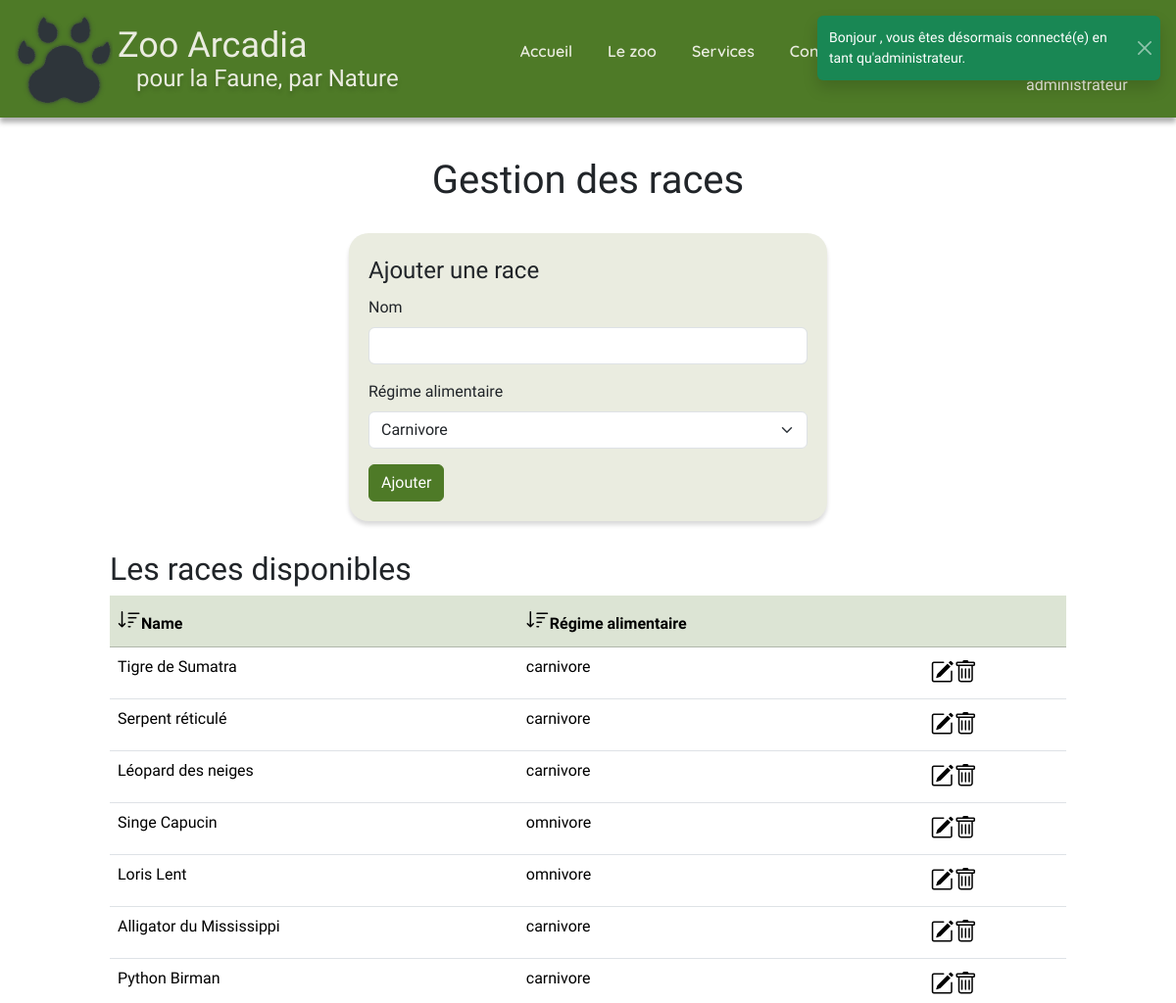
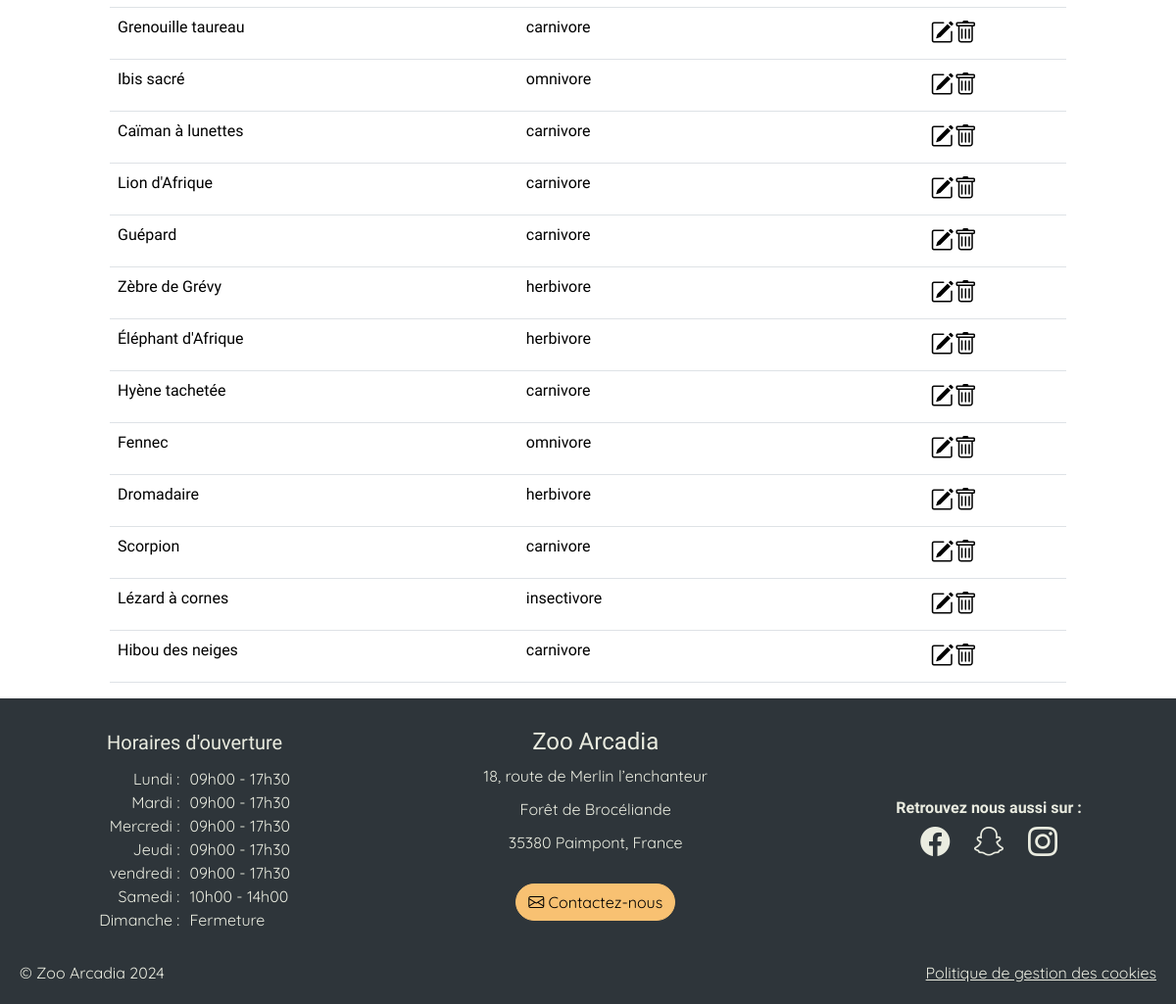
The page /admBreeds/view (signed in) on the database its author committed (2 pictures, top to bottom).
### tables this page shows
CREATE TABLE breed(
   id INT AUTO_INCREMENT,
   name VARCHAR(50),
   diet VARCHAR(50) NOT NULL,
   PRIMARY KEY(id)
);

CREATE TABLE opening (
    id INT AUTO_INCREMENT PRIMARY KEY,
    day_name VARCHAR(10) NOT NULL,        
    opening_hour INT NOT NULL,  
    opening_minute INT NOT NULL, 
    closing_hour INT NOT NULL,    
    closing_minute INT NOT NULL,  
    closure BOOLEAN        
);

### app/Database/DbUtils.php (called while the page is built, shortened)
<?php
class DbUtils
{
    static ?PDO $pdo = null;
    public static function getPdo(): PDO
    {
        if (self::$pdo !== null) {
            return self::$pdo;
        }
        self::$pdo = new \PDO(self::getDSN(), self::getUser(), self::getPassword());
        return self::$pdo;
    }
    private static function getEnv($key, $default = null)
    {
        $value = getenv($key);
        return $default;
    }
    public static function getDSN()
    {
        $host = 'mysql';
        $dbname = self::getEnv('MYSQL_DATABASE');
        $port = '3306';
        return "mysql:host={$host};dbname={$dbname};port={$port}";
    }
    public static function getUser()
    {
        return self::getEnv('MYSQL_USER');
    }
    public static function getPassword()
    {
        return self::getEnv('MYSQL_PASSWORD');
    }
}

### app/Views/admBreeds.php (the view, shortened to what this page needs)
<?php
$query = DbUtils::getPdo()->query('SELECT * FROM dietary ORDER BY name ASC');
$diets = $query->fetchAll(\PDO::FETCH_ASSOC);
?>
    <div class="container-fluid col-12 col-md-10 adm">
        <h1>Gestion des races</h1>
        <form method="post" action="" id="admForm" class="container-fluid col-12 col-lg-6 col-md-10" enctype="multipart/form-data">
            <fieldset>
            <legend>Ajouter une race</legend>
                <div class="mb-3">
                    <label for="name" class="form-label">Nom</label>
                    <input type="text" class="form-control" id="name" name="name" maxlength="50" required>
                </div>
                <div class="mb-3">
                    <label for="diet" class="form-label">Régime alimentaire</label>
                    <div class="d-flex align-items-center">
                        <select class="form-select" name="diet">
                            <?php foreach ($diets as $diet) {
                                    echo '<option value="' . $diet['id'] . '">' . $diet['name'] . '</option>';
                                }
                            ?>
                        </select>
                    </div>
                </div>
            </fieldset>
            <button type="submit" id="addBreedButton" class="btn btn-primary">Ajouter</button>
        </form>
        <h2>Les races disponibles</h2>
        <div class="table-responsive">
            <table id="list-breed"  class="table table-hover table-responsive">
                <thead>
                    <tr class="table-primary ">
                        <th><i id="sort-icon-name" class="bi bi-sort-down"></i>Name</th>
                        <th><i id="sort-icon-diet" class="bi bi-sort-down"></i>Régime alimentaire</th>
                        <th></th>
                    </tr>
                </thead>
                <tbody >
                    <?php
                    $query = DbUtils::getPdo()->query('SELECT * FROM breed');
                    $breeds = $query->fetchAll(\PDO::FETCH_ASSOC);
                    foreach ($breeds as $breed) {
                        echo '<tr data-id="' . $breed['id'] . '">';
                        echo '<td>' . $breed['name'] . '</td>';
                        echo '<td>' . $breed['diet'] . '</td>';
                        echo '<td class="icon-cell">'
                            . '<i class="bi bi-pencil-square"></i>'
                            . '<i class="bi bi-trash" data-id="' . $breed['id'] . '"></i>'
                            .'<i class="bi bi-x-circle hidden"></i>'
                            . '<i class="bi bi-floppy hidden"></i>'
                            . '</td>';
                        echo '</tr>';
                    }
                    ?>
                </tbody>
            </table>
        </div>
    </div>

### app/Views/templates/opening.php (shortened to what this page needs)
<?php
$query = DbUtils::getPdo()->query('SELECT * FROM opening');
$days = $query->fetchAll(\PDO::FETCH_ASSOC);
?>
<div id="opening-time">
    <div id="day">
        <div>Lundi :</div>
        <div>Mardi :</div>
        <div>Mercredi :</div>
        <div>Jeudi :</div>
        <div>vendredi :</div>
        <div>Samedi :</div>
        <div>Dimanche :</div>
    </div>
    <div id="opening-hours">
        <?php
            foreach ($days as $day){
                if($day['closure']){
                   echo "<div>Fermeture</div>";
                } else {
                    echo "<div>"
                    .sprintf('%02d', $day['opening_hour'])
                    ."h".sprintf('%02d', $day['opening_minute'])
                    ." - "
                    .sprintf('%02d', $day['closing_hour'])
                    ."h".sprintf('%02d', $day['closing_minute'])
                    ."</div>";
                }
            }
        ?>
    </div>
</div>

### rows shown on the page
breed: name "Tigre de Sumatra", diet "carnivore"
breed: name "Serpent réticulé", diet "carnivore"
breed: name "Léopard des neiges", diet "carnivore"
breed: name "Singe Capucin", diet "omnivore"
breed: name "Loris Lent", diet "omnivore"
breed: name "Alligator du Mississippi", diet "carnivore"
breed: name "Python Birman", diet "carnivore"
breed: name "Grenouille taureau", diet "carnivore"
breed: name "Ibis sacré", diet "omnivore"
breed: name "Caïman à lunettes", diet "carnivore"
breed: name "Lion d'Afrique", diet "carnivore"
breed: name "Guépard", diet "carnivore"
breed: name "Zèbre de Grévy", diet "herbivore"
breed: name "Éléphant d'Afrique", diet "herbivore"
breed: name "Hyène tachetée", diet "carnivore"
breed: name "Fennec", diet "omnivore"
breed: name "Dromadaire", diet "herbivore"
breed: name "Scorpion", diet "carnivore"
breed: name "Lézard à cornes", diet "insectivore"
breed: name "Hibou des neiges", diet "carnivore"
opening: opening_hour "09", opening_minute "00", closing_hour "17", closing_minute "30"
opening: opening_hour "09", opening_minute "00", closing_hour "17", closing_minute "30"
opening: opening_hour "09", opening_minute "00", closing_hour "17", closing_minute "30"
opening: opening_hour "09", opening_minute "00", closing_hour "17", closing_minute "30"
opening: opening_hour "09", opening_minute "00", closing_hour "17", closing_minute "30"
opening: opening_hour "10", opening_minute "00", closing_hour "14", closing_minute "00"
opening: closure "Fermeture"

### other values the page prints
$_SESSION['role'] "administrateur"
form field diet "Carnivore"
